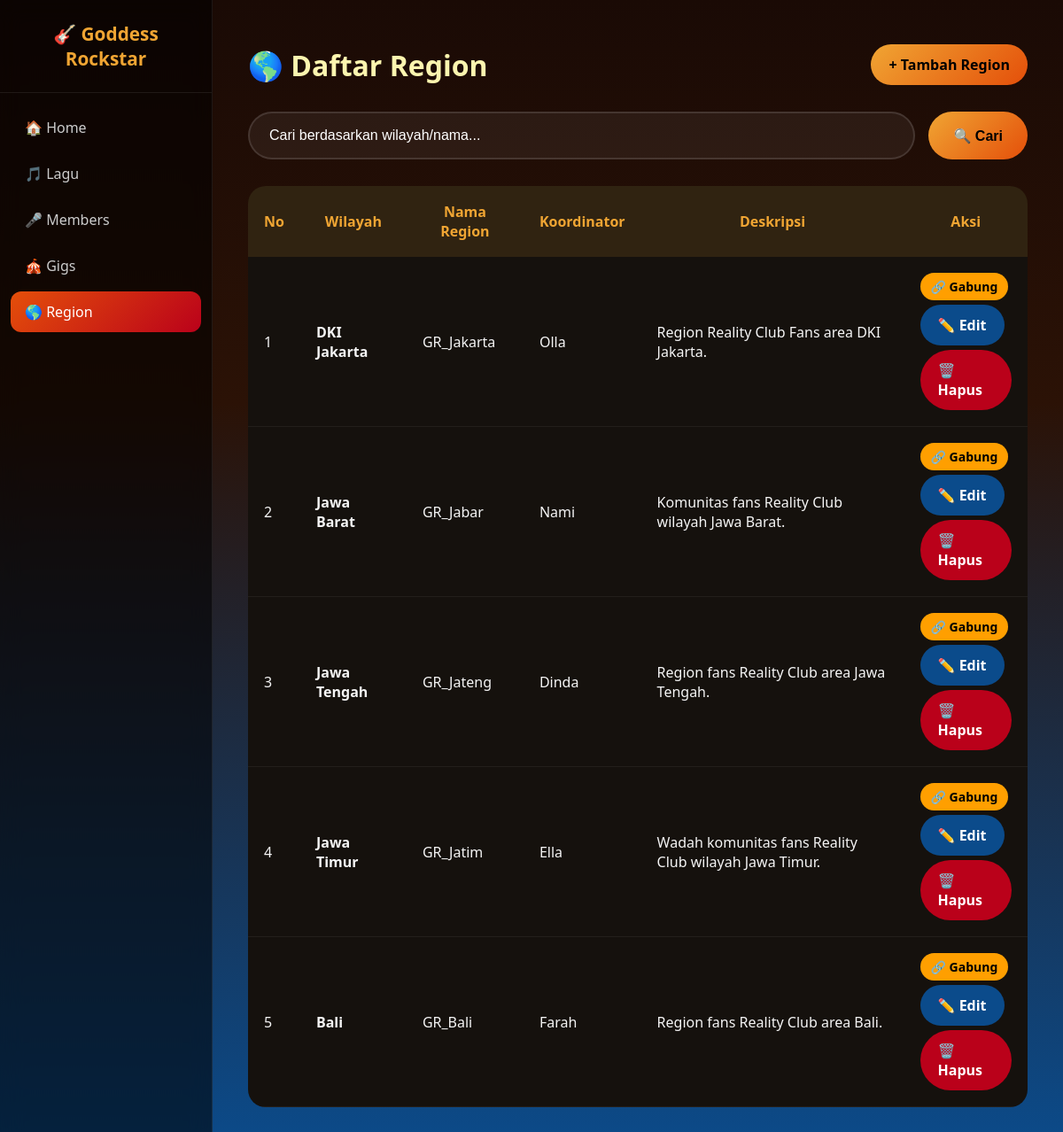
The app's page /region.php with its own data.
### tables this page shows
CREATE TABLE `regions` (
  `id_region` int(11) NOT NULL,
  `nama_region` varchar(100) NOT NULL,
  `wilayah` varchar(100) NOT NULL,
  `link_grup` varchar(255) DEFAULT NULL,
  `deskripsi` text DEFAULT NULL,
  `koordinator` varchar(100) DEFAULT NULL
);

### region.php (the view, shortened to what this page needs)
<?php
include 'koneksi.php';
$keyword = "";
if (isset($_GET['keyword']) && $_GET['keyword'] !== "") {
    $keyword = $_GET['keyword'];
    $keyword_safe = mysqli_real_escape_string($conn, $keyword);
    $query = "SELECT * FROM regions WHERE wilayah LIKE '%$keyword_safe%' OR nama_region LIKE '%$keyword_safe%'";
} else {
    $query = "SELECT * FROM regions";
}
$result = mysqli_query($conn, $query);
$regions = mysqli_fetch_all($result, MYSQLI_ASSOC);
?>
<!DOCTYPE html>
<html lang="id">
<head>
    <link rel="stylesheet" href="style.css">
</head>
<body>
<div class="layout">
    <aside class="sidebar">
        <div class="sidebar-brand">🎸 Goddess<br>Rockstar</div>
        <nav class="sidebar-nav">
            <a href="index.php">🏠 Home</a>
            <a href="lagu.php">🎵 Lagu</a>
            <a href="members.php">🎤 Members</a>
            <a href="gigs.php">🎪 Gigs</a>
            <a href="region.php" class="active">🌎 Region</a>
        </nav>
    </aside>
    <main class="main-content">
        <div class="container">
            <div class="page-header">
                <h2>🌎 Daftar Region</h2>
                <a href="tambah_region.php" class="btn btn-add">+ Tambah Region</a>
            </div>
            <form method="GET" action="region.php" class="search-form-inline">
                <input type="text" name="keyword" placeholder="Cari berdasarkan wilayah/nama..." value="<?= htmlspecialchars($keyword) ?>">
                <button type="submit">🔍 Cari</button>
            </form>
            <?php if (count($regions) > 0): ?>
                <table class="tabel">
                    <thead>
                        <tr>
                            <th>No</th>
                            <th>Wilayah</th>
                            <th>Nama Region</th>
                            <th>Koordinator</th>
                            <th>Deskripsi</th>
                            <th>Aksi</th>
                        </tr>
                    </thead>
                    <tbody>
                        <?php foreach ($regions as $i => $row): ?>
                        <tr>
                            <td><?= $i + 1 ?></td>
                            <td><strong><?= htmlspecialchars($row['wilayah']) ?></strong></td>
                            <td><?= htmlspecialchars($row['nama_region']) ?></td>
                            <td><?= htmlspecialchars($row['koordinator']) ?></td>
                            <td><?= htmlspecialchars($row['deskripsi']) ?></td>
                            <td>
                                <div class="aksi-container">
                                    <a href="https://<?= htmlspecialchars($row['link_grup']) ?>" target="_blank" class="btn-join">🔗 Gabung</a>
                                    <?php
                                    $id_region = isset($row['id_region']) ? $row['id_region'] : (isset($row['id']) ? $row['id'] : '');
                                    ?>
                                    <a href="edit_region.php?id=<?= $id_region ?>" class="btn btn-edit">✏️ Edit</a>
                                    <a href="hapus_region.php?id=<?= $id_region ?>" class="btn btn-delete" onclick="return confirm('Yakin hapus region ini?')">🗑️ Hapus</a>
                                </div>
                            </td>
                        </tr>
                        <?php endforeach; ?>
                    </tbody>
                </table>
            <?php else: ?>
                <div class="not-found">
                    <p>Tidak ada region yang cocok dengan "<strong><?= htmlspecialchars($keyword) ?></strong>"</p>
                </div>
            <?php endif; ?>
        </div>
    </main>
</div>
</body>
</html>

### style.css (style rules this page uses)
:root { --cream:#FCF5AF; --yellow:#F0A533; --orange:#E44F0A; --red:#BA011A; --blue:#0B4B8B; --black:#000000; --card:#15110d; --card2:#1d1712; --text:#f5f5f5; --muted:#b8a99a; --sidebar-w:240px; }
* { margin:0; padding:0; box-sizing:border-box; }
html { scroll-behavior:smooth; }
body { font-family:'Segoe UI',sans-serif; color:var(--text); min-height:100vh; overflow-x:hidden; background: linear-gradient(180deg, #1a0a05 0%, #2b1206 35%, #0B4B8B 100%); }
.layout { display:flex; min-height:100vh; }
.sidebar { width:var(--sidebar-w); flex-shrink:0; background:rgba(0,0,0,.55); backdrop-filter:blur(12px); border-right:1px solid rgba(255,255,255,.08); padding:24px 0; position:fixed; top:0; left:0; bottom:0; display:flex; flex-direction:column; }
.sidebar-brand { font-size:1.3rem; font-weight:800; color:var(--yellow); text-align:center; padding:0 16px 24px; border-bottom:1px solid rgba(255,255,255,.08); margin-bottom:16px; }
.sidebar-nav { display:flex; flex-direction:column; gap:6px; padding:0 12px; }
.sidebar-nav a { color:#ccc; text-decoration:none; padding:12px 16px; border-radius:12px; font-weight:500; transition:.25s; }
.sidebar-nav a.active { background:linear-gradient(135deg, var(--orange), var(--red)); color:#fff; }
.main-content { margin-left:var(--sidebar-w); width:100%; }
.search-form-inline { display:flex; gap:15px; margin-bottom:30px; }
.search-form-inline input { flex:1; background:rgba(255,255,255,.06); border:2px solid rgba(255,255,255,.12); border-radius:999px; padding:16px 22px; color:white; font-size:1rem; transition:.3s; }
.search-form-inline input::placeholder { color: #ffffff; }
.search-form-inline button { border:none; border-radius:999px; padding:0 28px; background:linear-gradient(135deg, var(--yellow), var(--orange)); color:black; font-weight:bold; font-size:1rem; cursor:pointer; transition:.3s; }
.container { max-width:1200px; margin:auto; padding:50px 40px; }
.page-header { display:flex; justify-content:space-between; align-items:center; margin-bottom:30px; }
.page-header h2 { font-size:2rem; color:var(--cream); }
.tabel { width:100%; border-collapse:collapse; overflow:hidden; border-radius:20px; background:var(--card); }
.tabel th { background:rgba(240,165,51,.12); color:var(--yellow); padding:18px; }
.tabel td { padding:18px; border-bottom:1px solid rgba(255,255,255,.06); }
.btn { border:none; text-decoration:none; border-radius:999px; padding:12px 20px; cursor:pointer; transition:.3s; font-weight:600; display:inline-block; }
.btn-add { background:linear-gradient(135deg, var(--yellow), var(--orange)); color:black; }
.btn-edit { background:var(--blue); color:white; }
.btn-delete { background:var(--red); color:white; }

### region.php (style rules this page uses)
.btn-join { background-color: #ff9f00; color: #000 !important; font-weight: bold; padding: 6px 12px; border-radius: 20px; text-decoration: none; display: inline-block; font-size: 14px; }
.aksi-container { display: flex; flex-direction: column; gap: 5px; align-items: flex-start; }

### records on screen
regions: wilayah "DKI Jakarta", nama_region "GR_Jakarta", koordinator "Olla", deskripsi "Region Reality Club Fans area DKI Jakarta."
regions: wilayah "Jawa Barat", nama_region "GR_Jabar", koordinator "Nami", deskripsi "Komunitas fans Reality Club wilayah Jawa Barat."
regions: wilayah "Jawa Tengah", nama_region "GR_Jateng", koordinator "Dinda", deskripsi "Region fans Reality Club area Jawa Tengah."
regions: wilayah "Jawa Timur", nama_region "GR_Jatim", koordinator "Ella", deskripsi "Wadah komunitas fans Reality Club wilayah Jawa Timur."
regions: wilayah "Bali", nama_region "GR_Bali", koordinator "Farah", deskripsi "Region fans Reality Club area Bali."
